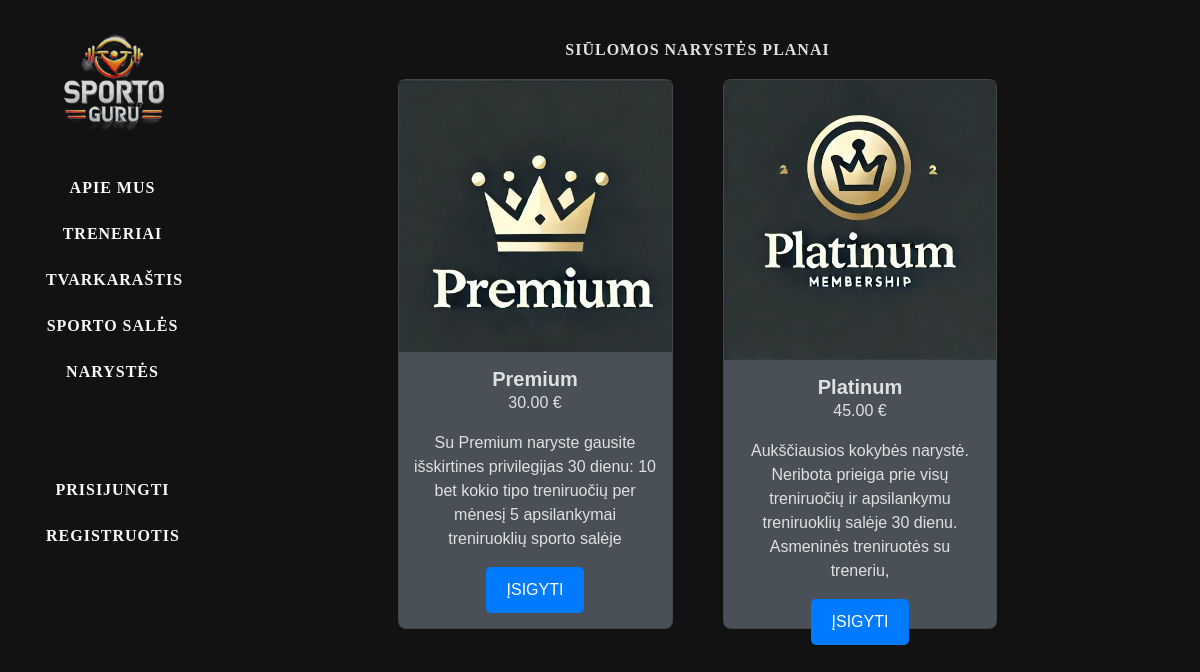
The app's page /gympro/narystes/ with its own data.
### gympro/models.py (models this page shows, shortened)
class MembershipPlan(models.Model):
    name = models.CharField(max_length=100, unique=True)
    description = models.TextField("Aprašymas", max_length=500, help_text="Plano aprašymas")
    monthly_fee = models.DecimalField(max_digits=10, decimal_places=2)
    photo = models.ImageField(upload_to='membership_logos/', blank=True, null=True)
    access_level = models.CharField(
        max_length=50,
        choices=[
            ('paprastas', 'Paprastas'),
            ('premium', 'Premium'),
            ('platinum', 'Platinum')]
    )
    class Meta:
        ordering = ["name"]
        verbose_name = "Narystė"
        verbose_name_plural = "Narystės"

### gympro/views.py (the view)
# urls.py: path('narystes/', views.narystes, name='narystes'),
def narystes(request):
    narystes = MembershipPlan.objects.filter(access_level__in=['premium', 'platinum']).order_by(
        'monthly_fee')
    context = {'narystes': narystes, }
    return render(request, "narystes.html", context=context)

### gympro/templates/narystes.html
{% extends "base.html" %}
{% block content %}
{% load static %}
<div class="col-sm-10">
    <div class="container sporto-sales">
        <h4>Siūlomos narystės planai</h4>
        <div class="row" style="display: flex; justify-content: center; gap: 20px;">
            {% for naryste in narystes %}
                <div class="col-md-4">
                    <div class="card" style="width: 100%; height: 550px; margin-bottom: 20px; border-radius: 8px; background-color: #495057">
                        {% if naryste.photo %}
                            <img src="{{ naryste.photo.url }}" class="card-img-top" alt="logotipas" style="height: 300px; object-fit: cover;">
                        {% else %}
                            <img src="{% static 'images/logo.png' %}" class="card-img-top" alt="logotipas">
                        {% endif %}
                        <div class="card-body">
                            <h5 class="card-title" style="font-size: 1.25rem; font-weight: bold;">{{ naryste.name }}</h5>
                            <p> {{ naryste.monthly_fee }} €</p>
                            <p>{{naryste.description}}</p>
                            {% if user.is_authenticated %}
                                <a href="{% url 'pirkti_naryste' naryste.id %}" class="btn custom-btn" style="font-size: 1rem; padding: 10px 20px; border-radius: 5px; background-color: #007bff; color: white; transition: background-color 0.3s ease;">ĮSIGYTI</a>
                            {% else %}
                                <a href="{% url 'login' %}" class="btn custom-btn" style="font-size: 1rem; padding: 10px 20px; border-radius: 5px; background-color: #007bff; color: white; transition: background-color 0.3s ease;">ĮSIGYTI</a>
                            {% endif %}
                        </div>
                    </div>
                </div>
            {% endfor %}
        </div>
    </div>
</div>
{% endblock %}

### gympro/static/css/styles.css (style rules this page uses)
body { background-color: #121212; color: #e0e0e0; font-family: 'Arial', sans-serif; }
html, body { height: 100%; margin: 0; }
.card-title { font-size: 1.5rem; font-weight: bold; margin: 0; }
.card-body { padding: 15px; flex-grow: 1; text-align: center; }
.card-img-top { width: 100%; height: 200px; object-fit: cover; }
.row { margin: 0; padding: 0; display: flex; flex-wrap: wrap; width: 100%; }
.col-md-4 { flex: 1 1 30%; margin-bottom: 20px; display: flex; justify-content: space-between; }
h4 { text-align: center !important; margin-bottom: 20px !important; margin-top: 40px !important; font-family: 'Merriweather', serif !important; font-weight: bold !important; font-size: 16px !important; letter-spacing: 1px !important; text-transform: uppercase !important; }

### records on screen
MembershipPlan: photo (picture), name "Premium", monthly_fee "30.00", description "Su Premium naryste gausite išskirtines privilegijas 30 dienu: 10 bet kokio tipo treniruočių per mėnesį 5 apsilankymai treniruoklių sporto salėje"
MembershipPlan: photo (picture), name "Platinum", monthly_fee "45.00", description "Aukščiausios kokybės narystė. Neribota prieiga prie visų treniruočių ir apsilankymu treniruoklių salėje 30 dienu. Asmeninės treniruotės su treneriu,"
